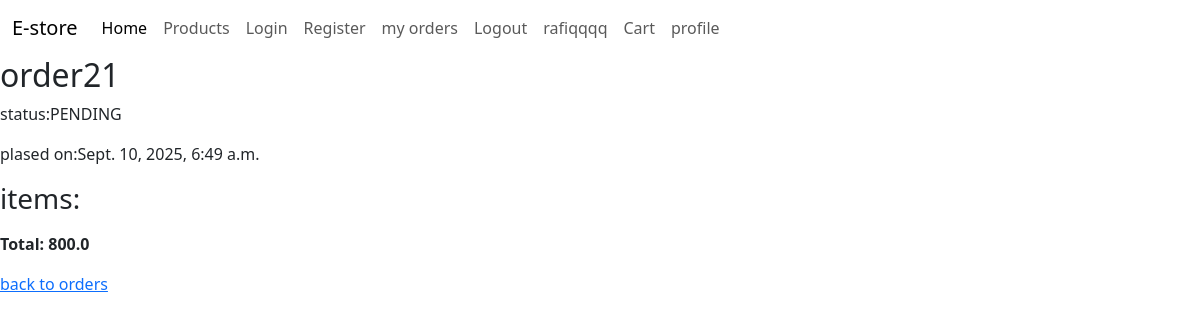
The app's page /store/order/21/ (signed in) with its own data.
### store/models.py (models this page shows, shortened)
class Order(models.Model):
    STATUS_CHOICES = (
        ('PENDING','pending'),
        ('SHIPPED','shipped'),
        ('DELIVERED','delivered'),
    )
    user = models.ForeignKey(User,on_delete=models.CASCADE)
    created_at = models.DateTimeField(auto_now_add=True,null=True)
    status = models.CharField(max_length=20,choices=STATUS_CHOICES,default='PENDING')
    def total_price(self):
        return sum(item.product.price * item.quantity for item in self.items.all())

class OrderItem(models.Model):
    order = models.ForeignKey(Order,on_delete=models.CASCADE,related_name="items")
    product = models.ForeignKey(Product,on_delete=models.CASCADE)
    quantity = models.PositiveIntegerField(default=1,null=True)

class Product(models.Model):
    user = models.ForeignKey(User,on_delete=models.CASCADE,null=True)
    name = models.CharField(max_length=150)
    categorys = models.ForeignKey(category,on_delete=models.CASCADE,null=True)
    description = models.TextField()
    image = models.ImageField(null=True,upload_to='products/')
    price = models.FloatField()
    stock = models.IntegerField()

### store/views.py (the view)
# urls.py: path('order/<int:order_id>/',order_detail,name='order_detail'),
@login_required
def order_detail(request,order_id):
    order = get_object_or_404(Order, id=order_id, user=request.user)
    return render(request,'order_detail.html',{'order':order})

### templates/order_detail.html (shortened to what this page needs)
{%extends 'base.html'%}
{%block content%}
<h2>order{{order.id}}</h2>
<p>status:{{order.status}}</p>
<p>plased on:{{order.created_at}}</p>
<h3>items:</h3>
<p><strong>Total: {{ order.total_price }}</strong></p>
<a href="{%url 'order_list'%}">back to orders</a>
{%endblock%}

### templates/base.html (shortened to what this page needs)
<!DOCTYPE html>
<html lang="en">
<head>
    <link href="https://cdn.jsdelivr.net/npm/bootstrap@5.3.7/dist/css/bootstrap.min.css" rel="stylesheet">
</head>
<header>
    <nav class="navbar navbar-expand-lg bg-dark-tertiary">
  <div class="container-fluid">
    <a class="navbar-brand" href="#">E-store</a>
    <div class="collapse navbar-collapse" id="navbarNavDropdown">
      <ul class="navbar-nav">
        <li class="nav-item">
          <a class="nav-link active" aria-current="page" href="{%url 'store_homepage'%}">Home</a>
        </li>
        <li class="nav-item">
          <a class="nav-link" href="{%url 'all_products'%}">Products</a>
        </li>
        <li class="nav-item">
          <a class="nav-link" href="{%url 'login_page'%}">Login</a>
        </li>
        <li class="nav-item">
          <a class="nav-link" href="{%url 'register'%}">Register</a>
        </li>
         <li class="nav-item">
          <a class="nav-link" href="{%url 'order_list'%}">my orders</a>
        </li>
        {%if request.user.is_authenticated%}
        <li class="nav-item">
          <a class="nav-link" href="{%url 'logout_page'%}">Logout</a>
        </li>
        <li class="nav-item">
          <a class="nav-link">{{request.user}}</a>
        </li>
        <li class="nav-item">
          <a class="nav-link" href="{%url 'viewcart'%}">Cart</a>
        </li>
         <li class="nav-item">
          <a class="nav-link" href="{%url 'profile_page'%}">profile</a>
        </li>
        {%endif%}
          </ul>
    </div>
  </div>
</nav>
</header>
<body>
    <div class="main">
        {%block content%}
        {%endblock%}
    </div>
</body>
</html>

### records on screen
Order: id "21", status "PENDING", created_at "Sept. 10, 2025, 6:49 a.m.", total_price "800.0"

### other values on screen
{{ request.user }} "rafiqqqq"
